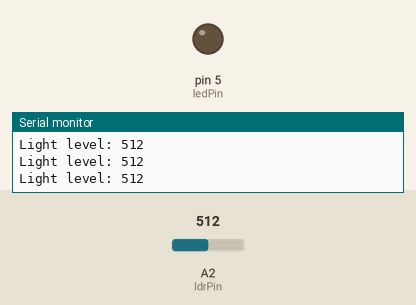
Simulated run of this sketch. Board: Arduino Uno, built with avr-gcc and run on an emulated ATmega328P. Parts: output pins drawn as LEDs (lit = HIGH), the last lines printed to the serial monitor. The test bench sets the inputs (shaded band); at power-on: A2 (ldrPin) = 512.

Above: at 1.2 s.
1.3 s: A2 (ldrPin) set to 482
At 2.6 s:
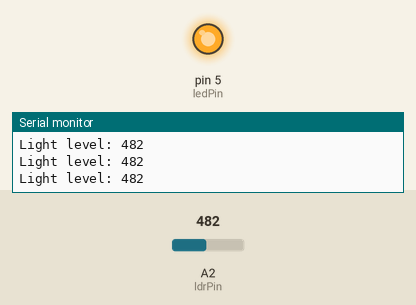
2.9 s: A2 (ldrPin) set to 510
At 3.9 s:
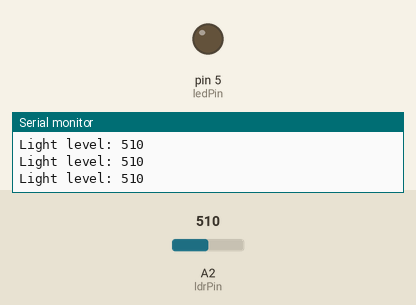
4.5 s: A2 (ldrPin) set to 490
At 5.2 s:
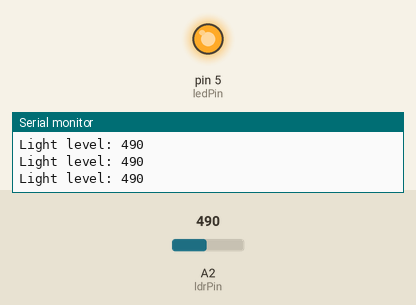
Timing chart, 0 to 7.5 s (numbered marks = the images above; inputs shaded):
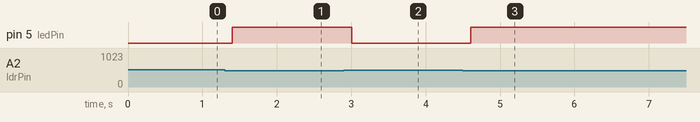

Measured:
- the behaviour switches between 500 and 499 on A2 (ldrPin) (found by bisection; images 0 and 1)
- after the input at 1.3 s, pin 5 (ledPin): LOW → HIGH after 0.10 s
- after the input at 2.9 s, pin 5 (ledPin): HIGH → LOW after 0.11 s
- after the input at 4.5 s, pin 5 (ledPin): LOW → HIGH after 0.11 s

The sketch:

Exercise3_Light_Controlled_LED.ino
```cpp
const int ldrPin   = A2;
const int ledPin   = 5;
const int threshold = 500;  // Adjust: lower = turns on earlier

void setup() {
  pinMode(ledPin, OUTPUT);
  Serial.begin(9600);
}

void loop() {
  int lightLevel = analogRead(ldrPin);  // 0 = dark, 1023 = bright
  Serial.print("Light level: ");
  Serial.println(lightLevel);

  if (lightLevel < threshold) {
    digitalWrite(ledPin, HIGH);  // Dark — turn LED on
  } else {
    digitalWrite(ledPin, LOW);   // Bright — turn LED off
  }
  delay(200);
}
```
